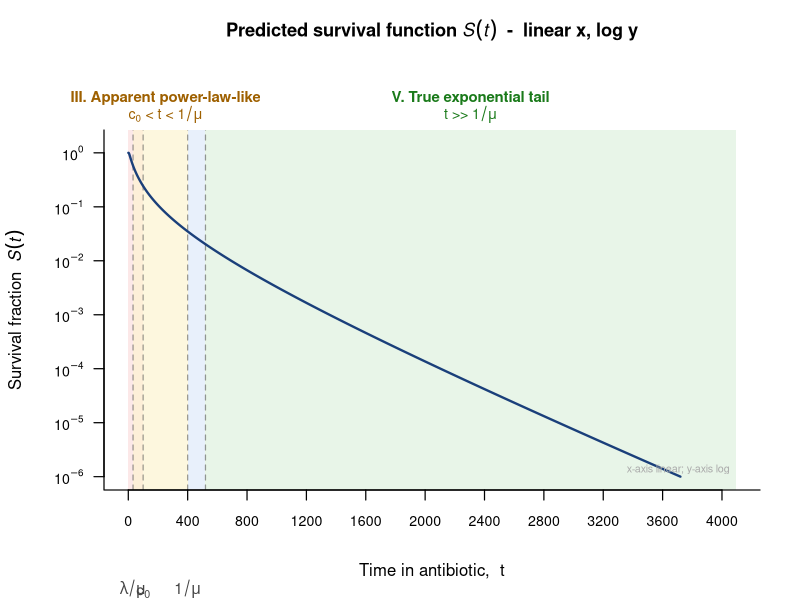

This figure's R source:
# ── Parameters ──────────────────────────────────────────────
c0  <- 100
lam <- 0.08
mu  <- 0.0025

# ── Survival function (piecewise) ───────────────────────────
# 0 < t < c0:  S(t) = 1 - mu*t/(lam+mu*t) * exp(-lam*(c0/t - 1))
# t >= c0:     S(t) = lam * exp(mu*c0 - mu*t) / (lam + mu*t)
S <- function(t) {
  result <- numeric(length(t))
  m1 <- t > 0 & t < c0
  m2 <- t >= c0
  t1 <- t[m1]
  result[m1] <- 1 - (mu * t1) / (lam + mu * t1) * exp(-lam * (c0 / t1 - 1))
  t2 <- t[m2]
  result[m2] <- lam * exp(mu * c0 - mu * t2) / (lam + mu * t2)
  result
}

# ── x range ─────────────────────────────────────────────────
tau_scan    <- seq(0.1, 6000, length.out = 600000)
x_max       <- max(tau_scan[S(tau_scan) >= 1e-6]) * 1.10
lam_over_mu <- lam / mu     # 32
one_over_mu <- 1.0 / mu     # 400

rb        <- c(0, lam_over_mu, c0, one_over_mu, one_over_mu * 1.3, x_max)
bg_colors <- c("#fce8e8", "#fdefd8", "#fdf7de", "#e8f0fb", "#e8f5e8")

t_plot <- seq(0.3, x_max, length.out = 8000)
s_plot <- S(t_plot)
keep   <- s_plot >= 1e-6
t_plot <- t_plot[keep]
s_plot <- s_plot[keep]

y_min <- 1e-6

# ── Open PNG ─────────────────────────────────────────────────
png("survival_function_plot.png",
    width = 2000, height = 1100, res = 200, bg = "white")

par(mar = c(5.5, 5.2, 6.5, 2))

# Empty plot on log-y scale
plot(NA, NA,
     xlim = c(0, x_max), ylim = c(y_min, 1.5),
     log  = "y",
     xlab = "", ylab = "",
     axes = FALSE, frame.plot = FALSE)

# ── Background shading ───────────────────────────────────────
for (i in seq_along(bg_colors)) {
  rect(rb[i], 1e-9, rb[i + 1], 1e2,
       col = bg_colors[i], border = NA)
}

# ── Boundary dashed lines ────────────────────────────────────
abline(v = rb[2:(length(rb) - 1)],
       lty = 2, col = "#55555599", lwd = 1.2)

# ── Main survival curve ──────────────────────────────────────
lines(t_plot, s_plot, col = "#1a3f7a", lwd = 2.3)

# ── Axes ─────────────────────────────────────────────────────
x_ticks <- seq(0, floor(x_max / 400) * 400, by = 400)
axis(1, at = x_ticks, cex.axis = 0.85, lwd = 1.2)

y_ticks  <- 10^seq(-6, 0)
y_labels <- c(expression(10^-6), expression(10^-5), expression(10^-4),
              expression(10^-3), expression(10^-2), expression(10^-1),
              expression(10^0))
axis(2, at = y_ticks, labels = y_labels, las = 1, cex.axis = 0.85, lwd = 1.2)
box(bty = "l", lwd = 1.2)

mtext("Time in antibiotic,  t", side = 1, line = 3.5, cex = 1.0)
mtext(expression("Survival fraction  " * italic(S(t))),
      side = 2, line = 3.8, cex = 1.0)

# ── Boundary labels below x-axis ────────────────────────────
mtext(expression(lambda / mu), side = 1, at = lam_over_mu, line = 4.6, cex = 0.92, col = "#444444")
mtext(expression(c[0]),        side = 1, at = c0,           line = 4.6, cex = 0.92, col = "#444444")
mtext(expression(1 / mu),      side = 1, at = one_over_mu,  line = 4.6, cex = 0.92, col = "#444444")

# ── Top region labels above panel ───────────────────────────
usr <- par("usr")  # c(x1, x2, log10(y1), log10(y2)) when log="y"
y_top_line1 <- 10^(usr[4] + 0.52)
y_top_line2 <- 10^(usr[4] + 0.13)

cx3 <- (c0 + one_over_mu) / 2
cx5 <- (one_over_mu * 1.3 + x_max) / 2

text(cx3, y_top_line1, "III. Apparent power-law-like",
     col = "#9e6000", cex = 0.9, font = 2, xpd = TRUE, adj = c(0.5, 0))
text(cx3, y_top_line2, expression(c[0] ~ "<" ~ t ~ "<" ~ 1/mu),
     col = "#9e6000", cex = 0.85, xpd = TRUE, adj = c(0.5, 0))

text(cx5, y_top_line1, "V. True exponential tail",
     col = "#1a7a1a", cex = 0.9, font = 2, xpd = TRUE, adj = c(0.5, 0))
text(cx5, y_top_line2, expression(t ~ ">>" ~ 1/mu),
     col = "#1a7a1a", cex = 0.85, xpd = TRUE, adj = c(0.5, 0))

# ── Title ────────────────────────────────────────────────────
title(main = expression(bold(
  "Predicted survival function " * italic(S(t)) * "  -  linear x, log y"
)), cex.main = 1.1, line = 5.0)

# ── Watermark ────────────────────────────────────────────────
text(x_max * 0.99, y_min * 1.2, "x-axis linear; y-axis log",
     adj = c(1, 0), col = "#aaaaaa", cex = 0.65, xpd = TRUE)

dev.off()
message("Saved survival_function_plot.png")
